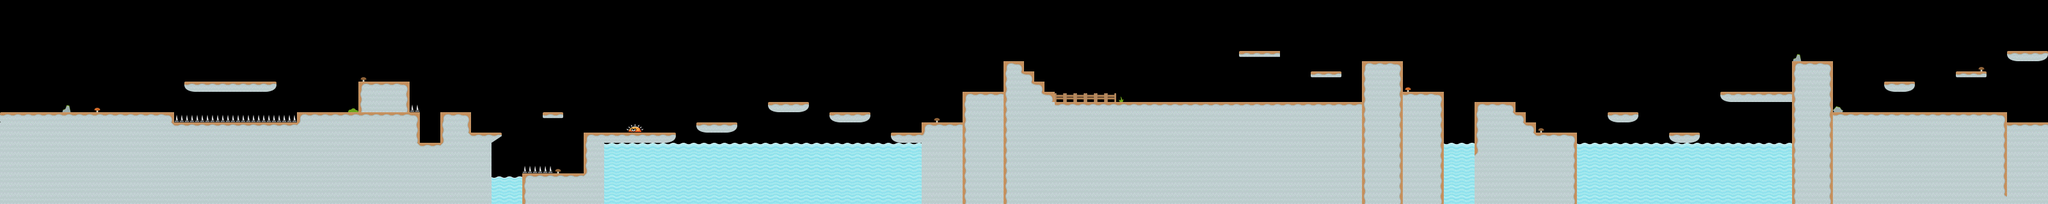

Rendered tile map (Tiled .tmx) drawn with the repository's tilesets; below, a short description and the map source with its tile grids summarised:
An orthogonal 200x20 tile map with 16x16 px tiles, 3 tile layers (tileLayer, hazardLayer, elementLayer), 3 tilesets and 57 objects (40x coin, 3x flyer, 3x walker, 3x staticshooter, 2x doublewalker, ...).

<map version="1.0" orientation="orthogonal" renderorder="right-down" width="200" height="20" tilewidth="16" tileheight="16" nextobjectid="114">
    <tileset firstgid="1" name="world" tilewidth="16" tileheight="16" spacing="4" margin="2" tilecount="36" columns="36">
        <image source="world3.png" width="720" height="20" />
    </tileset>
    <tileset firstgid="37" name="elements1" tilewidth="16" tileheight="16" spacing="4" margin="2" tilecount="40" columns="40">
        <image source="elements1.png" width="800" height="20" />
    </tileset>
    <tileset firstgid="77" name="hazard" tilewidth="16" tileheight="16" spacing="4" margin="2" tilecount="9" columns="9">
        <image source="hazard.png" width="180" height="20" />
    </tileset>
    <layer name="tileLayer" width="200" height="20">
        <data>[4000 cells, 1387 non-empty, 17 distinct tile ids]</data>
    </layer>
    <objectgroup name="gameObjects">
        <object id="1" name="player" x="16" y="144" width="16" height="32" />
        <object id="54" name="exit" x="3152" y="32" width="32" height="48" />
        <object id="55" name="coin" x="560" y="96" width="16" height="16" />
        <object id="56" name="coin" x="576" y="96" width="16" height="16" />
        <object id="57" name="coin" x="592" y="96" width="16" height="16" />
        <object id="58" name="coin" x="624" y="96" width="16" height="16" />
        <object id="59" name="coin" x="608" y="96" width="16" height="16" />
        <object id="60" name="coin" x="656" y="208" width="16" height="16" />
        <object id="61" name="coin" x="672" y="208" width="16" height="16" />
        <object id="62" name="coin" x="1120" y="160" width="16" height="16" />
        <object id="63" name="coin" x="1232" y="128" width="16" height="16" />
        <object id="64" name="coin" x="1552" y="128" width="16" height="16" />
        <object id="65" name="coin" x="1552" y="112" width="16" height="16" />
        <object id="66" name="coin" x="1552" y="96" width="16" height="16" />
        <object id="67" name="coin" x="1968" y="48" width="16" height="16" />
        <object id="70" name="coin" x="1936" y="48" width="16" height="16" />
        <object id="71" name="coin" x="2208" y="112" width="16" height="16" />
        <object id="72" name="coin" x="2224" y="112" width="16" height="16" />
        <object id="73" name="coin" x="2368" y="144" width="16" height="16" />
        <object id="74" name="coin" x="2384" y="160" width="16" height="16" />
        <object id="75" name="coin" x="2400" y="176" width="16" height="16" />
        <object id="76" name="coin" x="2416" y="192" width="16" height="16" />
        <object id="77" name="coin" x="2864" y="160" width="16" height="16" />
        <object id="78" name="coin" x="2864" y="144" width="16" height="16" />
        <object id="79" name="coin" x="2880" y="144" width="16" height="16" />
        <object id="80" name="coin" x="2880" y="160" width="16" height="16" />
        <object id="81" name="coin" x="3136" y="176" width="16" height="16" />
        <object id="82" name="coin" x="3136" y="160" width="16" height="16" />
        <object id="83" name="coin" x="3152" y="160" width="16" height="16" />
        <object id="84" name="coin" x="3152" y="176" width="16" height="16" />
        <object id="85" name="flyer" x="1168" y="160" width="16" height="32" />
        <object id="87" name="flyer" x="2592" y="144" width="16" height="32" />
        <object id="88" name="flyer" x="2976" y="48" width="16" height="32" />
        <object id="89" name="doublewalker" x="320" y="96" width="16" height="32" />
        <object id="90" name="walker" x="720" y="144" width="16" height="32" />
        <object id="91" name="doublewalker" x="2144" y="64" width="16" height="32" />
        <object id="92" name="walker" x="2832" y="64" width="16" height="32" />
        <object id="93" name="jumper" x="1680" y="128" width="16" height="32" />
        <object id="94" name="staticshooter" x="1488" y="160" width="16" height="32" />
        <object id="96" name="staticshooter" x="2784" y="112" width="16" height="32" />
        <object id="97" name="block2" x="2272" y="112" width="16" height="32" />
        <object id="98" name="staticshooter" x="400" y="96" width="16" height="32" />
        <object id="99" name="walker" x="1968" y="48" width="16" height="32" />
        <object id="100" name="coin" x="848" y="144" width="16" height="16" />
        <object id="101" name="coin" x="864" y="144" width="16" height="16" />
        <object id="102" name="attacker" x="1904" y="128" width="16" height="32" />
        <object id="103" name="attacker" x="3040" y="144" width="16" height="32" />
        <object id="104" name="coin" x="656" y="192" width="16" height="16" />
        <object id="105" name="coin" x="672" y="192" width="16" height="16" />
        <object id="106" name="coin" x="1216" y="128" width="16" height="16" />
        <object id="107" name="coin" x="1104" y="160" width="16" height="16" />
        <object id="108" name="coin" x="2048" y="80" width="16" height="16" />
        <object id="109" name="coin" x="2080" y="80" width="16" height="16" />
        <object id="110" name="coin" x="352" y="96" width="16" height="16" />
        <object id="111" name="coin" x="368" y="96" width="16" height="16" />
        <object id="112" name="coin" x="384" y="96" width="16" height="16" />
        <object id="113" name="coin" x="336" y="96" width="16" height="16" />
    </objectgroup>
    <layer name="hazardLayer" width="200" height="20">
        <data>[4000 cells, 357 non-empty, 6 distinct tile ids]</data>
    </layer>
    <layer name="elementLayer" width="200" height="20" opacity="0.9">
        <data>[4000 cells, 18 non-empty, 7 distinct tile ids]</data>
    </layer>
</map>
